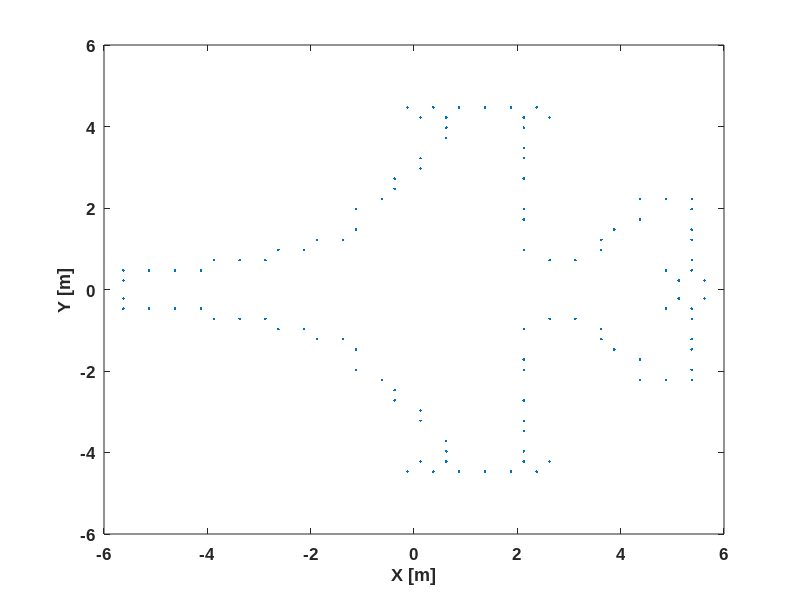

Write MATLAB code to recreate this figure. (Note: this script raises an error after producing the figure.)
%----------------------------------------------------------------
% This code can be used to generate Figure 4-19 and 4-20
%----------------------------------------------------------------
clear all
close all

c = .3; % speed of light
fc = 8; % center frequency
phic = 0*pi/180; % center of azimuth look angles

%________________PRE PROCESSING OF ISAR________________
BWx = 18; % range extend
M = 64; % range sampling
BWy = 16; % xrange extend 
N = 64; % xrange sampling

dx = BWx/M; % range resolution
dy = BWy/N; % xrange resolution

% Form spatial vectors
X = -dx*M/2:dx:dx*(M/2-1);
Y = -dy*N/2:dy:dy*(N/2-1);

%Find resoltions in freq and angle
df = c/(2*BWx); % frequency resolution
dk = 2*pi*df/c; % wavenumber resolution
kc = 2*pi*fc/c;
dphi = pi/(kc*BWy);% azimuth resolution

%Form F and PHI vectors
F = fc+[-df*M/2:df:df*(M/2-1)]; % frequency vector
PHI = phic+[-dphi*N/2:dphi:dphi*(N/2-1)];% azimuth vector
K = 2*pi*F/c; % wavenumber vector

%________________ FORM RAW BACKSCATTERED DATA________________
%load scattering centers
load fighterSC
l=length(xx);
%---Figure 4.19-----------------------------------------------------
h = figure;
plot(xx,yy,'.')
set(gca,'FontName', 'Arial', 'FontSize',12,'FontWeight', 'Bold');
xlabel('Range [m]'); ylabel('Cross - range [m]');
colormap(1-gray);xlabel('X [m]'); ylabel('Y [m]'); 
saveas(h,'Figure4-19.png','png');

%form backscattered E-field from scattering centers
Es=zeros(M,N);
for m=1:l;
    Es=Es+1.0*exp(-j*2*K'*(cos(PHI)*xx(m)+sin(PHI)*yy(m)));
end

%_____ POST PROCESSING OF ISAR (small-BW small angles)________________
ISAR=fftshift(ifft2(Es.')); 

%---Figure 4.20-----------------------------------------------------
h = figure;
matplot2(X,Y,ISAR,25); colormap(1-gray); colorbar
set(gca,'FontName', 'Arial', 'FontSize',12,'FontWeight', 'Bold');
xlabel('Range [m]'); ylabel('Cross - range [m]');
colormap(1-gray);
saveas(h,'Figure4-19.png','png');

